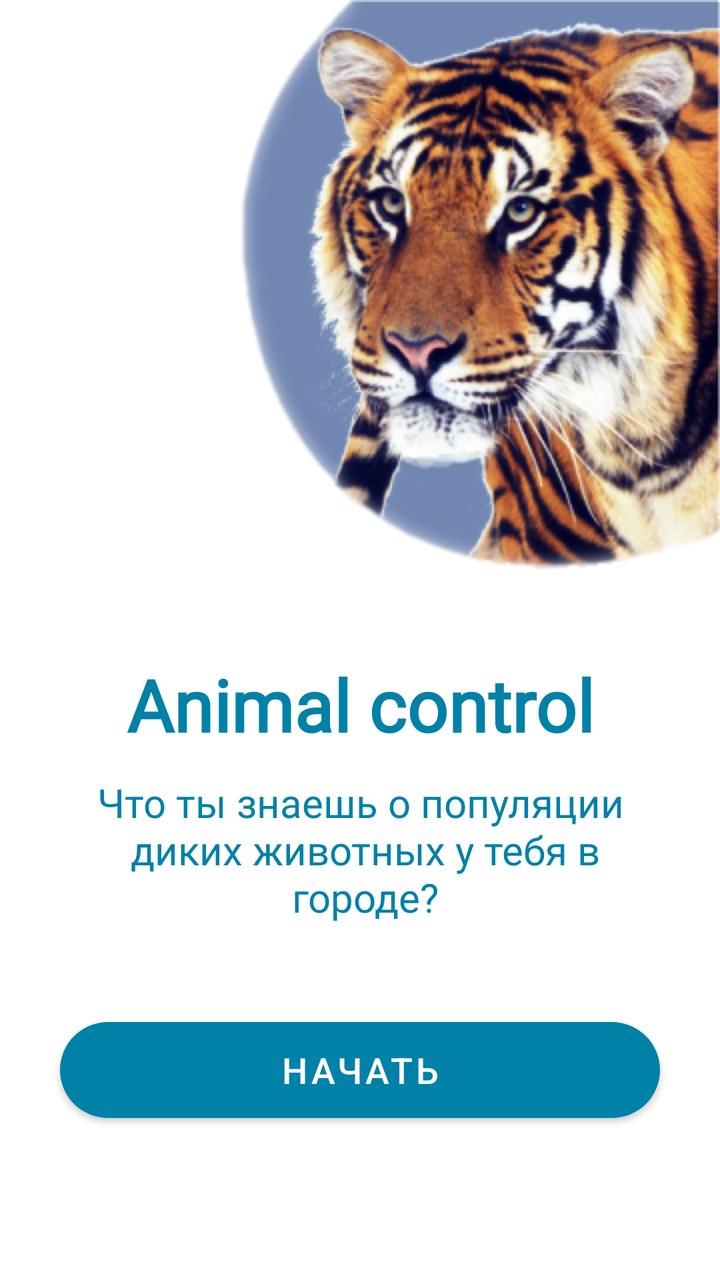
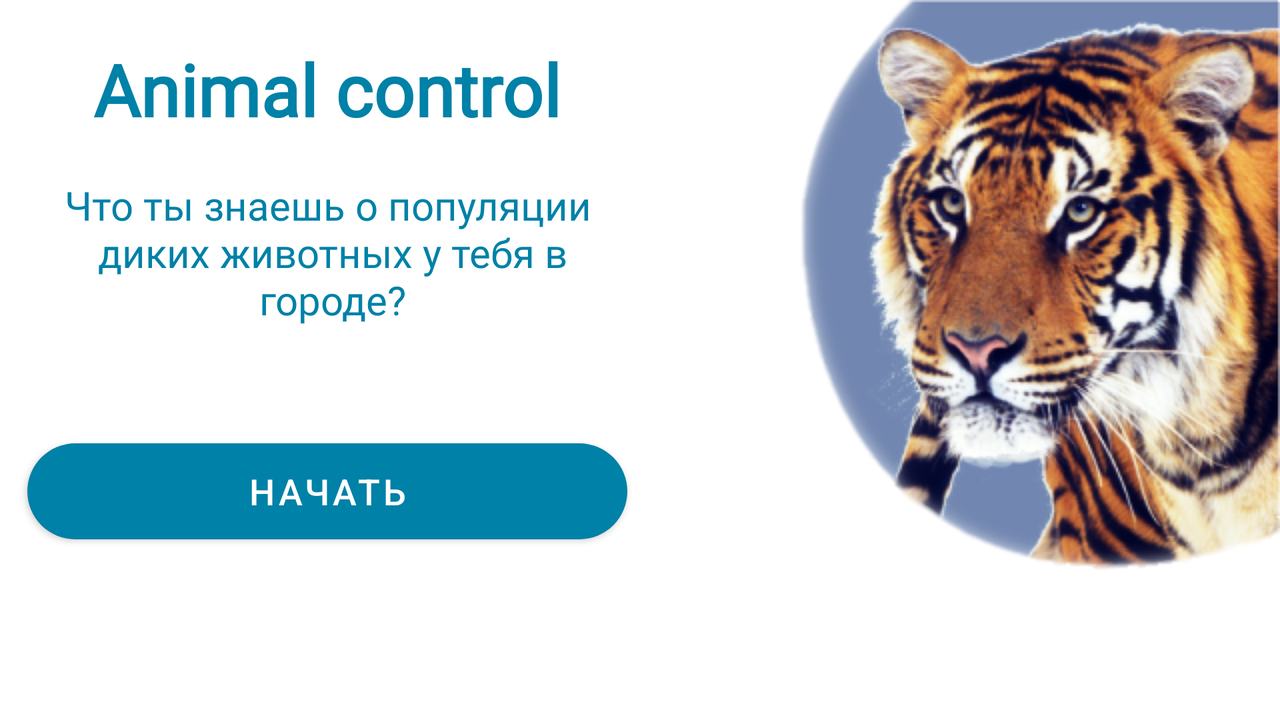

An Android layout and its configuration variant, each rendered on a device that would load it. The default file and the variant file are quoted in full after the pictures.
<!-- AndroidManifest.xml: application theme Theme.Animal_habitat_monitoring_mobile -->
<!-- res/layout/fragment_onboard.xml -->
<?xml version="1.0" encoding="utf-8"?>
<androidx.constraintlayout.widget.ConstraintLayout xmlns:android="http://schemas.android.com/apk/res/android"
    xmlns:app="http://schemas.android.com/apk/res-auto"
    xmlns:tools="http://schemas.android.com/tools"
    android:layout_width="match_parent"
    android:layout_height="match_parent"
    tools:context=".view.onboarding.screen.Onboard">

    <ImageView
        android:id="@+id/tiger"
        android:layout_width="wrap_content"
        android:layout_height="wrap_content"
        android:contentDescription="@string/picTiger"
        android:src="@drawable/tiger"
        app:layout_constraintEnd_toEndOf="parent"
        app:layout_constraintTop_toTopOf="parent" />

    <TextView
        android:id="@+id/titleOnboard"
        android:layout_width="wrap_content"
        android:layout_height="wrap_content"
        android:layout_marginTop="32dp"
        android:foregroundGravity="center_horizontal"
        android:gravity="top|center_vertical"
        android:lineSpacingExtra="12sp"
        android:text="@string/titleOnboard"
        android:textAppearance="@style/titleOnboard"
        android:textStyle="bold"
        app:layout_constraintBottom_toTopOf="@+id/aboutOnboard"
        app:layout_constraintEnd_toEndOf="parent"
        app:layout_constraintHorizontal_bias="0.5"
        app:layout_constraintStart_toStartOf="parent"
        app:layout_constraintTop_toBottomOf="@+id/tiger" />

    <TextView
        android:id="@+id/aboutOnboard"
        android:layout_width="wrap_content"
        android:layout_height="wrap_content"
        android:layout_marginBottom="32dp"
        android:foregroundGravity="top|center_horizontal"
        android:gravity="center_horizontal"
        android:text="@string/aboutOnboard"
        android:textAppearance="@style/titleOnboard"
        android:textSize="20sp"
        app:layout_constraintBottom_toTopOf="@+id/startOnboard"
        app:layout_constraintEnd_toEndOf="parent"
        app:layout_constraintHorizontal_bias="0.5"
        app:layout_constraintStart_toStartOf="parent"
        app:layout_constraintTop_toBottomOf="@+id/titleOnboard" />

    <Button
        android:id="@+id/startOnboard"
        android:layout_width="300sp"
        android:layout_height="60sp"
        android:layout_marginBottom="64dp"
        android:text="@string/startButton"
        android:textSize="18sp"
        app:backgroundTint="@color/Deep_Cerulean"
        app:cornerRadius="40sp"
        app:layout_constraintBottom_toBottomOf="parent"
        app:layout_constraintEnd_toEndOf="parent"
        app:layout_constraintHorizontal_bias="0.5"
        app:layout_constraintStart_toStartOf="parent"
        app:layout_constraintTop_toBottomOf="@+id/aboutOnboard" />
</androidx.constraintlayout.widget.ConstraintLayout>
<!-- resources referenced by this layout -->
<resources>
  <color name="Deep_Cerulean">#0081A7</color>
  <!-- drawable tiger: png bitmap (drawable, 141932 bytes) -->
  <string name="aboutOnboard">Что ты знаешь о популяции\n диких животных у тебя в\n городе?</string>
  <string name="picTiger">picTiger</string>
  <string name="startButton">Начать</string>
  <string name="titleOnboard">Animal control</string>
  <style name="titleOnboard">
          <item name="android:textSize">36sp</item>
          <item name="android:textColor">@color/Deep_Cerulean</item>
          <item name="android:fontFamily">@font/montserrat</item>
  
      </style>
  <style name="Theme.Animal_habitat_monitoring_mobile" parent="Theme.MaterialComponents.DayNight.DarkActionBar">
          
          <item name="colorPrimary">@color/purple_500</item>
          <item name="colorPrimaryVariant">@color/purple_700</item>
          <item name="colorOnPrimary">@color/white</item>
          
          <item name="colorSecondary">@color/teal_200</item>
          <item name="colorSecondaryVariant">@color/teal_700</item>
          <item name="colorOnSecondary">@color/black</item>
          
          <item name="android:statusBarColor" tools:targetApi="21">?attr/colorPrimaryVariant</item>
          
      </style>
  <color name="purple_500">#FF6200EE</color>
  <color name="purple_700">#FF3700B3</color>
  <color name="white">#FFFFFFFF</color>
  <color name="teal_200">#FF03DAC5</color>
  <color name="teal_700">#FF018786</color>
  <color name="black">#FF000000</color>
</resources>
<!-- res/layout-land/fragment_onboard.xml (the repository's variant of the layout above) -->
<!-- drawn on the phone turned sideways -->
<?xml version="1.0" encoding="utf-8"?>
<androidx.constraintlayout.widget.ConstraintLayout xmlns:android="http://schemas.android.com/apk/res/android"
    xmlns:app="http://schemas.android.com/apk/res-auto"
    xmlns:tools="http://schemas.android.com/tools"
    android:layout_width="match_parent"
    android:layout_height="match_parent"
    tools:context=".view.onboarding.screen.Onboard">

    <ImageView
        android:id="@+id/tiger"
        android:layout_width="wrap_content"
        android:layout_height="wrap_content"
        android:contentDescription="@string/picTiger"
        android:src="@drawable/tiger"
        app:layout_constraintEnd_toEndOf="parent"
        app:layout_constraintTop_toTopOf="parent" />

    <TextView
        android:id="@+id/titleOnboard"
        android:layout_width="wrap_content"
        android:layout_height="wrap_content"
        android:foregroundGravity="center_horizontal"
        android:gravity="top|center_vertical"
        android:lineSpacingExtra="12sp"
        android:text="@string/titleOnboard"
        android:textAppearance="@style/titleOnboard"
        android:textStyle="bold"
        app:layout_constraintBottom_toTopOf="@+id/aboutOnboard"
        app:layout_constraintEnd_toStartOf="@+id/tiger"
        app:layout_constraintStart_toStartOf="parent"
        app:layout_constraintTop_toTopOf="parent" />

    <TextView
        android:id="@+id/aboutOnboard"
        android:layout_width="wrap_content"
        android:layout_height="wrap_content"
        android:layout_marginBottom="32dp"
        android:foregroundGravity="top|center_horizontal"
        android:gravity="center_horizontal"
        android:text="@string/aboutOnboard"
        android:textAppearance="@style/titleOnboard"
        android:textSize="20sp"
        app:layout_constraintBottom_toTopOf="@+id/startOnboard"
        app:layout_constraintEnd_toStartOf="@+id/tiger"
        app:layout_constraintStart_toStartOf="parent"
        app:layout_constraintTop_toBottomOf="@+id/titleOnboard" />

    <Button
        android:id="@+id/startOnboard"
        android:layout_width="300sp"
        android:layout_height="60sp"
        android:layout_marginBottom="64dp"
        android:text="@string/startButton"
        android:textSize="18sp"
        app:backgroundTint="@color/Deep_Cerulean"
        app:cornerRadius="40sp"
        app:layout_constraintBottom_toBottomOf="parent"
        app:layout_constraintEnd_toStartOf="@+id/tiger"
        app:layout_constraintStart_toStartOf="parent"
        app:layout_constraintTop_toBottomOf="@+id/aboutOnboard" />
</androidx.constraintlayout.widget.ConstraintLayout>
